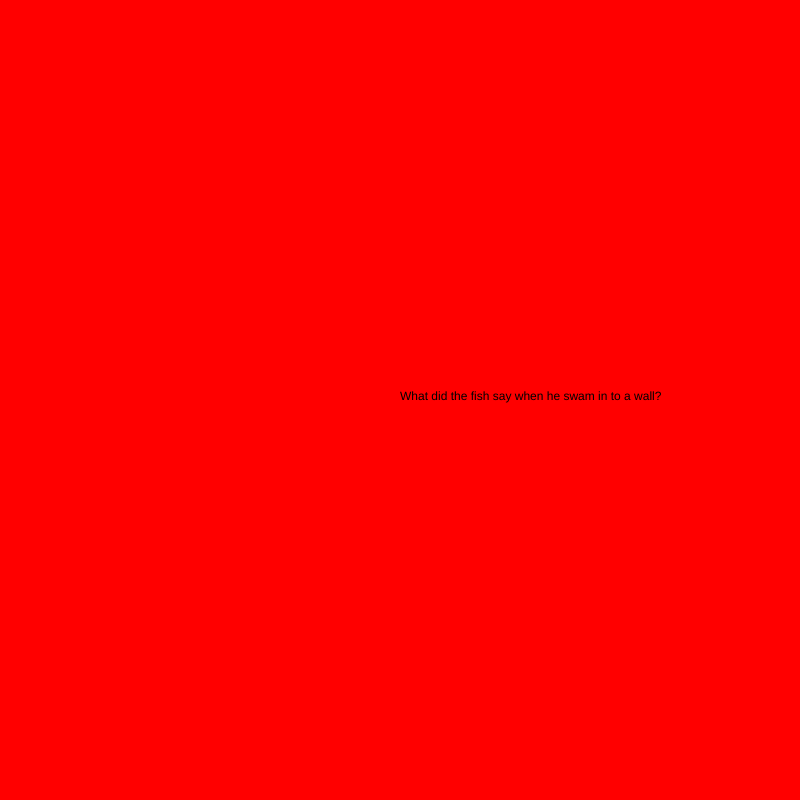
Frame 1 (no input)
Frame 60 (no input): identical to frame 1, image omitted
Frame 120 (the mouse pressed at the canvas centre since frame 60): identical to frame 1, image omitted

The p5.js sketch that drew this single still picture (run headless with seeded random() and noise() and a simulated clock; from frame 60 on, the mouse is pressed at the canvas centre):

// p5.js sketch
// ── sketch.js
var myState = 0;

function setup() {
  // put setup code here
  createCanvas(800, 800);
}

function draw() {
  // put drawing code here
  switch (myState) {
    case 0:
      background('red');
      text("What did the fish say when he swam in to a wall?", width / 2, height / 2);
      break;

    case 1:
      background('blue');
      fill('white');
      text("Dam!", width / 2, height / 2);
      break;
  }
}

  function mouseReleased() {
    myState = myState + 1;
    if (myState > 1) {
      myState = 0;
    }
  }
